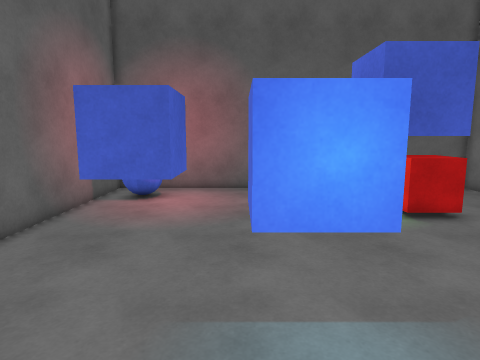
view 1 (above)

16 first-person views from a walk through a 3-D level made in the Unity game engine. The camera is 1.5 m above the floor, tilts 8° down and sees 75° across. The floor is counted in squares, 0.5 m on a side. Each view is taken from the middle of a square. On the plan, view 1 faces up. The plan holds only what a view shows up to about 20 squares ahead; the rest is blank.

view 2
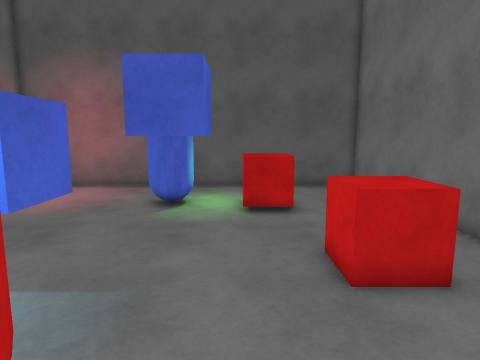

view 3
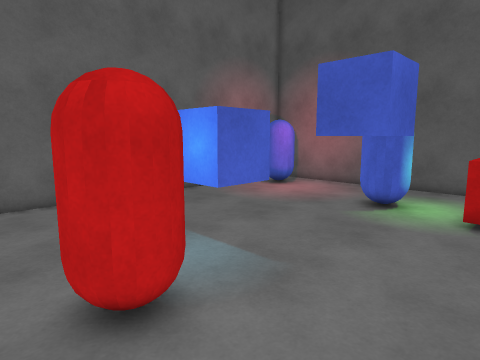

view 4
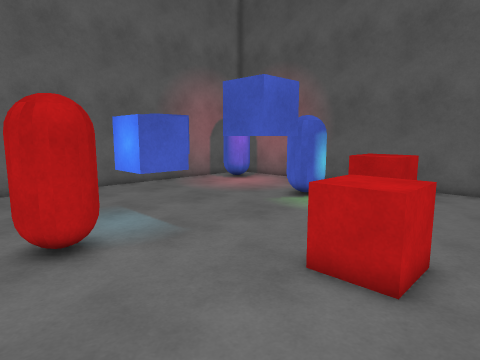

view 5
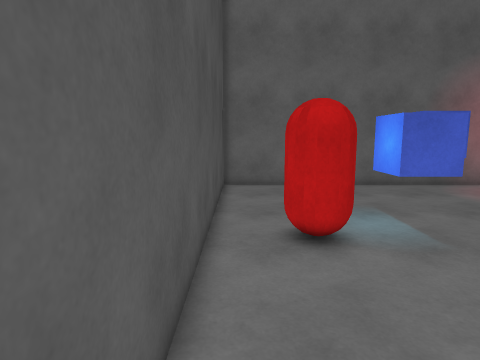

view 6
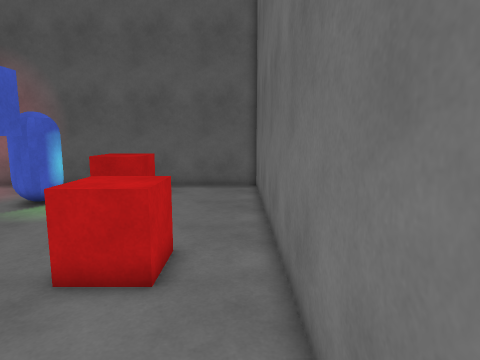

view 7
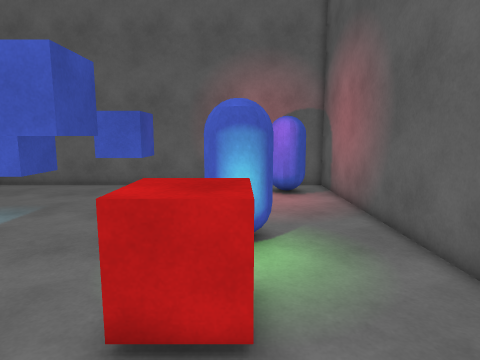

view 8
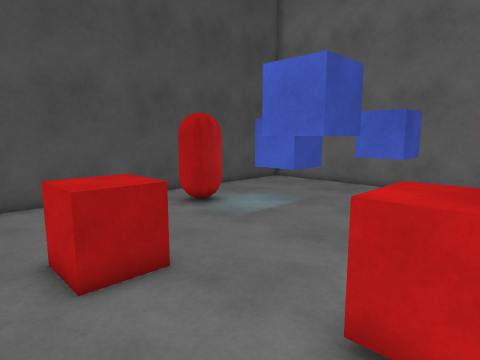

view 9
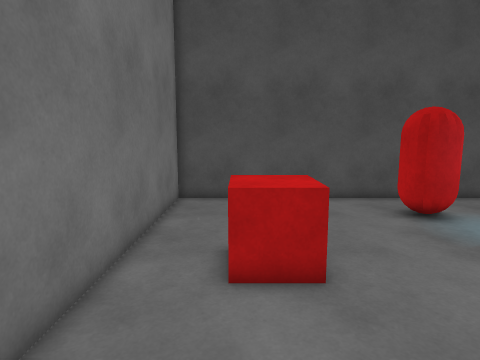

view 10
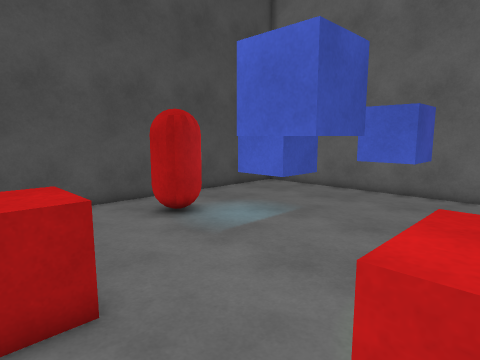

view 11
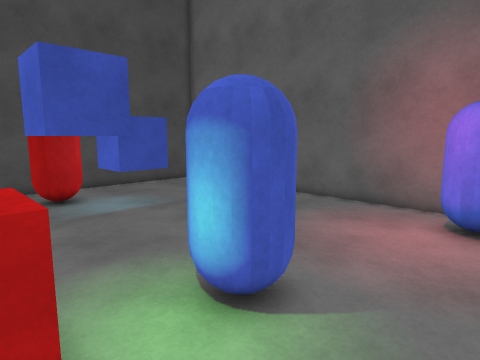

view 12
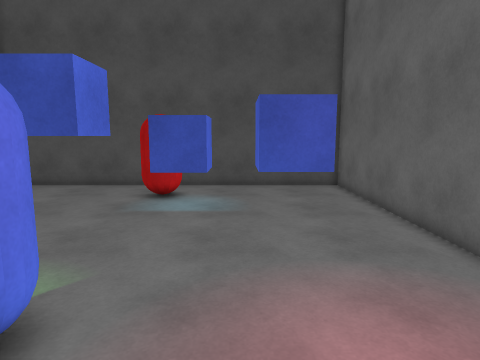

view 13
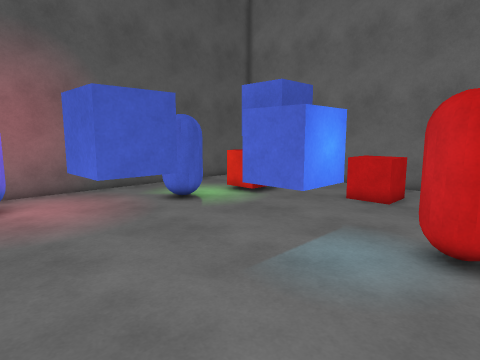

view 14
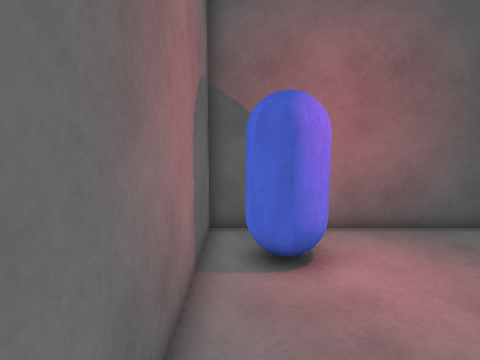

view 15
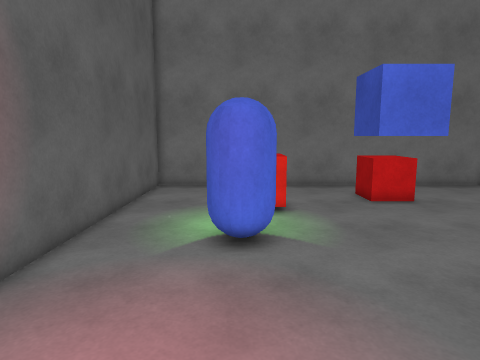

view 16
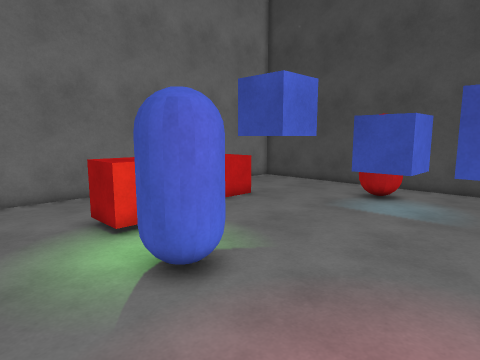

### Floor plan
Key: @ floor where view 1 was taken; # wall or solid block; . floor; O other object.
Columns run from 7 left of view 1 to 13 right of it. Each row starts with its distance up from view 1.
 18 #####################
 17 #...................#
 16 # OO................#
 15 #OOO................#
 14 #........OOO........#
 13 #........OOO.OOO....#
 12 #........OOO.OOO....#
 11 #............OOO....#
 10 #...................#
  9 #...OO....OOO.......#
  8 #..OOO....O.O.......#
  7 #...OO....OOO..OOO..#
  6 #......OOO.....OOO..#
  5 #......O O.....OOO..#
  4 #......OOO..........#
  3 #...................#
  2 #........OOO........#
  1 #........OOO........#
  0 #......@..O.........#
 -1 #...................#
 -2 #####################

Where each view was taken, in squares from view 1:
view 1: 0 up, 0 right, facing up
view 2: 1 down, 6 right, facing up
view 3: 1 down, 8 right, facing up-left
view 4: 1 down, 12 right, facing up-left
view 5: 1 down, 12 right, facing left
view 6: 1 down, 12 right, facing up
view 7: 13 up, 12 right, facing left
view 8: 13 up, 12 right, facing down-left
view 9: 13 up, 10 right, facing down
view 10: 12 up, 10 right, facing down-left
view 11: 17 up, 7 right, facing down-left
view 12: 17 up, 1 left, facing down
view 13: 0 up, 6 left, facing up-right
view 14: 8 up, 6 left, facing up
view 15: 13 up, 6 left, facing right
view 16: 17 up, 3 left, facing down-right
